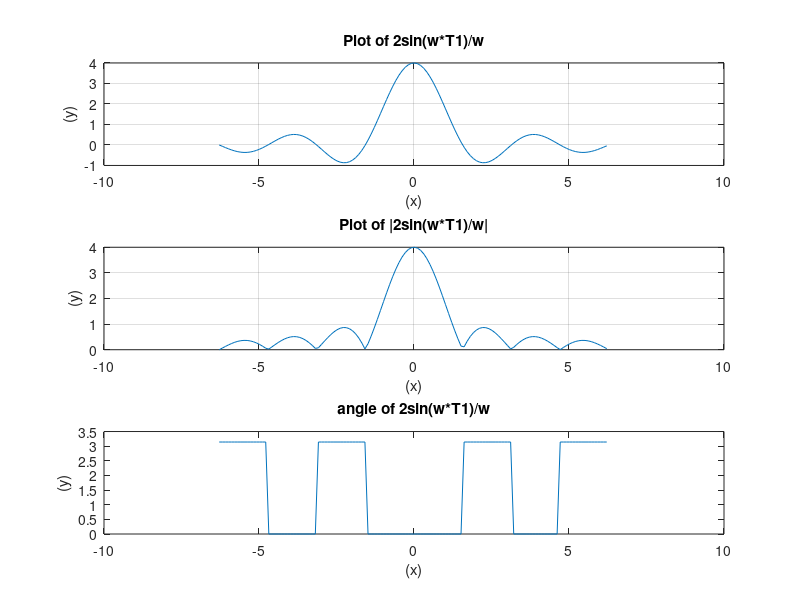
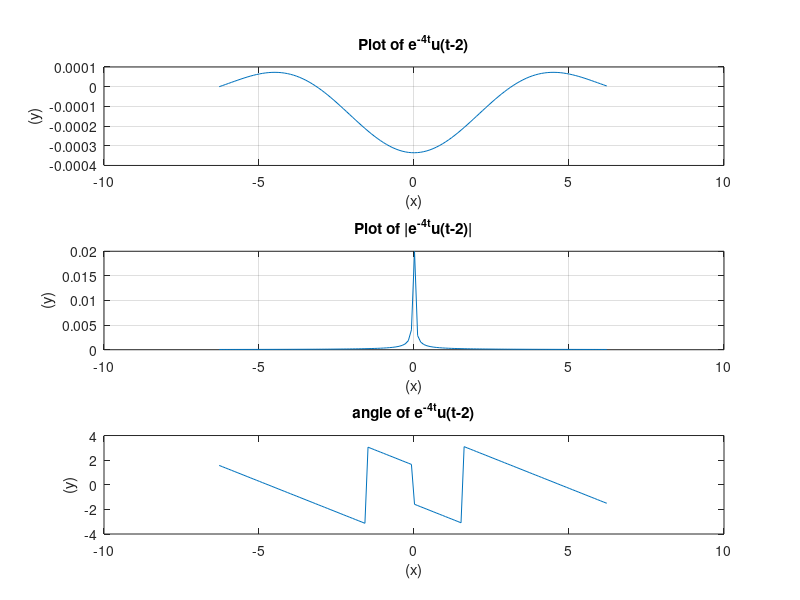

The MATLAB script that drew these images, in order:
%ECE 321
%Class Activity 13
%
% Group Members
%    Daniel Noyes
%    Jenny Doan

%Part a
w = -2*pi:0.1:2*pi;
T1= 2;
x = (2.*sin(w*T1))./w;
xa = abs(x);
ang = angle(x);

%plot of the signal
subplot(3,1,1);
plot(w,x);
title('Plot of 2sin(w*T1)/w')
xlabel('(x)')
ylabel('(y)')
grid

%abs plots
subplot(3,1,2);
plot(w,xa);
title('Plot of |2sin(w*T1)/w|')
xlabel('(x)')
ylabel('(y)')
grid
%angle plot
subplot(3,1,3);
plot(w,ang);
title('angle of 2sin(w*T1)/w')
xlabel('(x)')
ylabel('(y)')
%Print to a png image
print('-dpng','-r100', 'classactivity-13-1.png')

%Part b
w2 = -2*pi:0.1:2*pi;
x2 = exp(-1i*w2-8)./(1i*w2);
xa2 = abs(x2);
ang2 = angle(x2);

figure(2)
%plots of the signal
subplot(3,1,1);
plot(w2,x2);
title('Plot of e^{-4t}u(t-2)')
xlabel('(x)')
ylabel('(y)')
grid

%abs plots
subplot(3,1,2);
plot(w2,xa2);
title('Plot of |e^{-4t}u(t-2)|')
xlabel('(x)')
ylabel('(y)')
grid
%angle plot
subplot(3,1,3);
plot(w2,ang2);
title('angle of e^{-4t}u(t-2)')
xlabel('(x)')
ylabel('(y)')
%Print to a png image
print('-dpng','-r100', 'classactivity-13-2.png')
